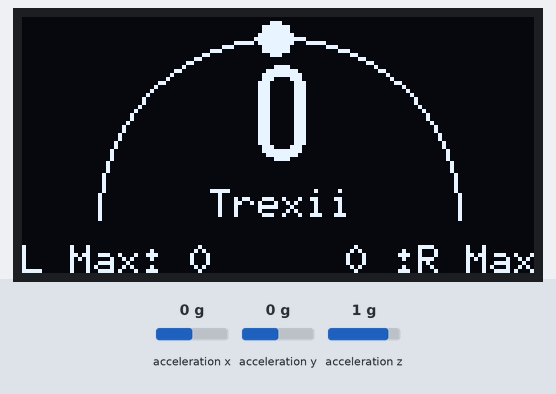
This sketch was run on a simulated Arduino Uno, built with avr-gcc and run on an emulated ATmega328P. Shown: 128×64 one-colour display. Wiring (inferred from the names in the program): MPU-6050 motion sensor at I2C address 0x68. Inputs (shaded band) come from the test bench; at power-on: acceleration y 0 g, acceleration x 0 g, acceleration z 1 g.

Above: at 4.8 s.
4.9 s: acceleration y set to -1.4 g
At 5.84 s:
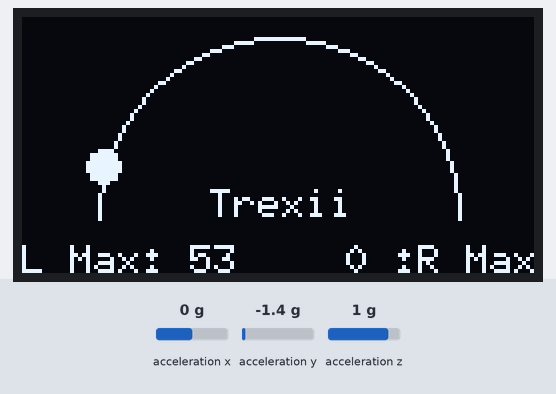
6.4 s: acceleration x set to -1.4 g
At 7.4 s:
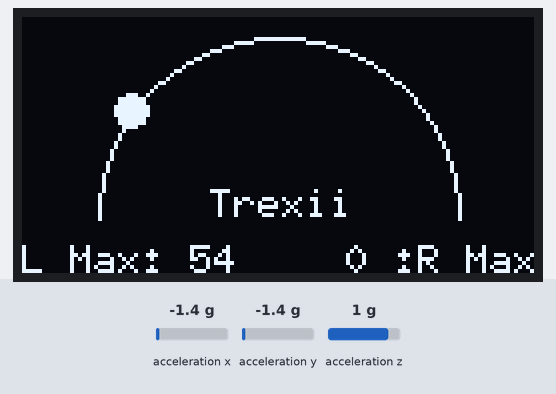
7.9 s: acceleration y set to -0.8 g
At 8.93 s:
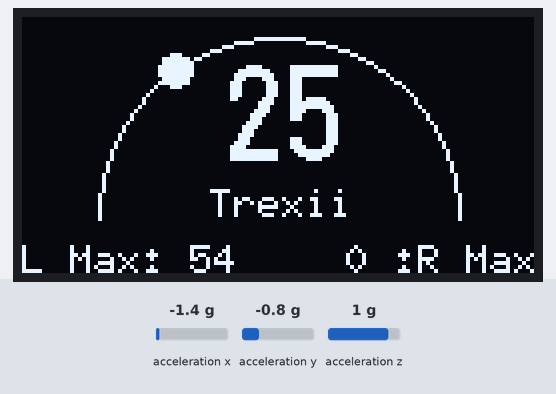
9.5 s: acceleration z set to -1.4 g
At 10.7 s:
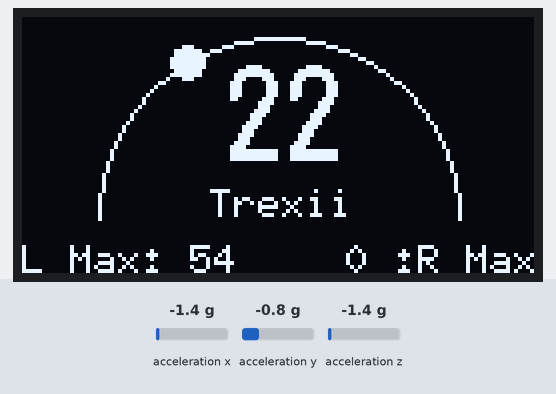
Timing chart, 0 to 12.1 s (numbered marks = the images above; inputs shaded):
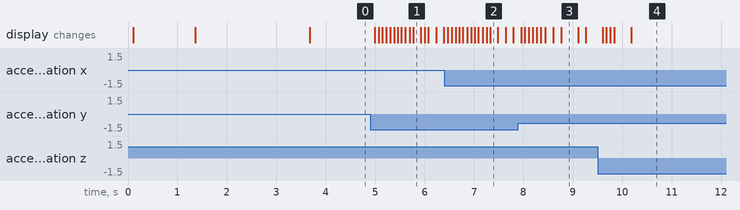

The sketch:

lean_angle_meter_1.0v.ino
```cpp
#include <Wire.h>
#include <U8g2lib.h>
#include <math.h>

// OLED Display
U8G2_SH1106_128X64_NONAME_F_HW_I2C u8g2(U8G2_R0, /* reset=*/ U8X8_PIN_NONE);

// MPU6050 raw vars
float AccX, AccY, AccZ;
float AngleRoll;
float angleOffset = 0.0;  // Calibration offset

// Display smoothing
float smoothedLean = 0;
float maxRightLean = 0;
float maxLeftLean = 0;

bool showAngle = true;
unsigned long lastFlickerTime = 0;

void setup() {
  Serial.begin(57600);
  Wire.begin();
  Wire.setClock(400000);
  u8g2.begin();

  // --- Clean Startup Sequence ---
  u8g2.clearBuffer();
  u8g2.setFont(u8g2_font_logisoso24_tr);
  u8g2.drawStr((128 - u8g2.getStrWidth("Royal")) / 2, 28, "Royal");
  u8g2.drawStr((128 - u8g2.getStrWidth("Enfield")) / 2, 56, "Enfield");
  u8g2.sendBuffer();
  delay(1200);

  u8g2.clearBuffer();
  u8g2.drawStr((128 - u8g2.getStrWidth("Hunter")) / 2, 28, "Hunter");
  u8g2.drawStr((128 - u8g2.getStrWidth("350")) / 2, 56, "350");
  u8g2.sendBuffer();
  delay(1200);

  // Wake up MPU6050
  Wire.beginTransmission(0x68);
  Wire.write(0x6B);
  Wire.write(0x00);
  Wire.endTransmission();

  // Configure accel ±8g
  Wire.beginTransmission(0x68);
  Wire.write(0x1C);
  Wire.write(0x10);
  Wire.endTransmission();

  // Gyro config (optional)
  Wire.beginTransmission(0x68);
  Wire.write(0x1B);
  Wire.write(0x08);
  Wire.endTransmission();

  // --- Auto Angle Calibration ---
  float sum = 0;
  const int samples = 100;
  for (int i = 0; i < samples; i++) {
    readMPU();
    sum += AngleRoll;
    delay(10);
  }
  angleOffset = sum / samples;
}

void loop() {
  readMPU();

  float correctedAngle = AngleRoll - angleOffset;
  smoothedLean = 0.7 * smoothedLean + 0.3 * correctedAngle;

  float clamped = constrain(smoothedLean, -65, 65);
  float theta = 180.0 - ((clamped + 65.0) * 180.0 / 130.0);
  float rad = radians(theta);

  int cx = 64;
  int cy = 50;
  int r = 45;
  int mx = cx + cos(rad) * r;
  int my = cy - sin(rad) * r;

  // Track max leans
  if (clamped > maxRightLean) maxRightLean = clamped;
  if (clamped < maxLeftLean)  maxLeftLean = clamped;

  // Flicker logic
  if (abs(clamped) > 30) {
    if (millis() - lastFlickerTime > 100) {
      showAngle = !showAngle;
      lastFlickerTime = millis();
    }
  } else {
    showAngle = true;
  }

  // Draw Display
  u8g2.clearBuffer();

  // Semi-circle arc and moving dot
  u8g2.drawCircle(cx, cy, r, U8G2_DRAW_UPPER_LEFT | U8G2_DRAW_UPPER_RIGHT);
  u8g2.drawDisc(mx, my, 4);

  // Lean angle number
  int angleY = cy - 14;
  if (showAngle) {
    char buf[10];
    sprintf(buf, "%d", (int)abs(clamped));
    u8g2.setFont(u8g2_font_logisoso24_tr);
    int txtWidth = u8g2.getStrWidth(buf);
    u8g2.drawStr(cx - txtWidth / 2, angleY, buf);
  }

  // "Trexii" - always shown
  u8g2.setFont(u8g2_font_6x10_tr);
  const char* name = "Trexii";
  int nameWidth = u8g2.getStrWidth(name);
  u8g2.drawStr(cx - nameWidth / 2, angleY + 14, name);

  // Max lean stats
  char buf[10];
  sprintf(buf, "L Max: %d", (int)abs(maxLeftLean));
  u8g2.drawStr(0, 64, buf);

  sprintf(buf, "%d :R Max", (int)abs(maxRightLean));
  int rMaxWidth = u8g2.getStrWidth(buf);
  u8g2.drawStr(128 - rMaxWidth, 64, buf);

  u8g2.sendBuffer();
  delay(16);
}

void readMPU() {
  Wire.beginTransmission(0x68);
  Wire.write(0x3B);
  Wire.endTransmission(false);
  Wire.requestFrom(0x68, 6);

  int16_t ax = (Wire.read() << 8) | Wire.read();
  int16_t ay = (Wire.read() << 8) | Wire.read();
  int16_t az = (Wire.read() << 8) | Wire.read();

  AccX = (float)ax / 4096.0;
  AccY = (float)ay / 4096.0;
  AccZ = (float)az / 4096.0;

  AngleRoll = atan2(AccY, sqrt(AccX * AccX + AccZ * AccZ)) * 180.0 / PI;
}
```

Measured:
- after the input at 4.9 s, the display: first changes after 0.09 s (image 1 shows a later state)
- after the input at 6.4 s, the display: first changes after 0.06 s (image 2 shows a later state)
- after the input at 7.9 s, the display: first differs from a run without the input after 0.13 s (image 3 shows a later state)
- after the input at 9.5 s, the display: first changes after 0.11 s (image 4 shows a later state)
